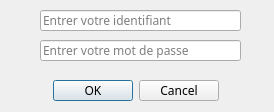
<?xml version="1.0" encoding="UTF-8"?>
<ui version="4.0">
 <class>connexion</class>
 <widget class="QMainWindow" name="connexion">
  <property name="geometry">
   <rect>
    <x>0</x>
    <y>0</y>
    <width>274</width>
    <height>112</height>
   </rect>
  </property>
  <property name="minimumSize">
   <size>
    <width>274</width>
    <height>112</height>
   </size>
  </property>
  <property name="maximumSize">
   <size>
    <width>274</width>
    <height>112</height>
   </size>
  </property>
  <property name="windowTitle">
   <string>Connexion - Rambolitalents Manager</string>
  </property>
  <property name="windowIcon">
   <iconset>
    <normaloff>../build-rambolitalentsManager-Desktop_Qt_5_9_6_MinGW_32bit-Debug/images/icon.png</normaloff>../build-rambolitalentsManager-Desktop_Qt_5_9_6_MinGW_32bit-Debug/images/icon.png</iconset>
  </property>
  <widget class="QWidget" name="centralWidget">
   <widget class="QLineEdit" name="id">
    <property name="geometry">
     <rect>
      <x>40</x>
      <y>10</y>
      <width>201</width>
      <height>21</height>
     </rect>
    </property>
    <property name="font">
     <font>
      <family>Gill Sans MT</family>
      <pointsize>9</pointsize>
     </font>
    </property>
    <property name="inputMethodHints">
     <set>Qt::ImhNone</set>
    </property>
    <property name="inputMask">
     <string/>
    </property>
    <property name="echoMode">
     <enum>QLineEdit::Normal</enum>
    </property>
    <property name="placeholderText">
     <string extracomment="Entrer votre identifiant">Entrer votre identifiant</string>
    </property>
    <property name="clearButtonEnabled">
     <bool>true</bool>
    </property>
   </widget>
   <widget class="QLabel" name="label">
    <property name="geometry">
     <rect>
      <x>0</x>
      <y>60</y>
      <width>271</width>
      <height>20</height>
     </rect>
    </property>
    <property name="sizeIncrement">
     <size>
      <width>0</width>
      <height>0</height>
     </size>
    </property>
    <property name="font">
     <font>
      <family>Gill Sans MT</family>
      <pointsize>9</pointsize>
     </font>
    </property>
    <property name="styleSheet">
     <string notr="true"/>
    </property>
    <property name="text">
     <string>&lt;html&gt;&lt;head/&gt;&lt;body&gt;&lt;p align=&quot;center&quot; style=&quot;color:red;&quot;&gt;&lt;/p&gt;&lt;/body&gt;&lt;/html&gt;</string>
    </property>
   </widget>
   <widget class="QLineEdit" name="password">
    <property name="geometry">
     <rect>
      <x>40</x>
      <y>40</y>
      <width>201</width>
      <height>21</height>
     </rect>
    </property>
    <property name="font">
     <font>
      <family>Gill Sans MT</family>
      <pointsize>9</pointsize>
     </font>
    </property>
    <property name="echoMode">
     <enum>QLineEdit::Password</enum>
    </property>
    <property name="placeholderText">
     <string extracomment="Entrer votre mot de passe">Entrer votre mot de passe</string>
    </property>
    <property name="clearButtonEnabled">
     <bool>true</bool>
    </property>
   </widget>
   <widget class="QDialogButtonBox" name="buttonBox">
    <property name="geometry">
     <rect>
      <x>0</x>
      <y>80</y>
      <width>271</width>
      <height>21</height>
     </rect>
    </property>
    <property name="font">
     <font>
      <family>Gill Sans MT</family>
      <pointsize>9</pointsize>
     </font>
    </property>
    <property name="standardButtons">
     <set>QDialogButtonBox::Cancel|QDialogButtonBox::Ok</set>
    </property>
    <property name="centerButtons">
     <bool>true</bool>
    </property>
   </widget>
   <widget class="QLabel" name="label_2">
    <property name="geometry">
     <rect>
      <x>190</x>
      <y>0</y>
      <width>121</width>
      <height>111</height>
     </rect>
    </property>
    <property name="text">
     <string/>
    </property>
    <property name="pixmap">
     <pixmap>../build-rambolitalentsManager-Desktop_Qt_5_9_6_MinGW_32bit-Debug/images/icon_original.png</pixmap>
    </property>
    <property name="scaledContents">
     <bool>true</bool>
    </property>
   </widget>
   <zorder>label_2</zorder>
   <zorder>id</zorder>
   <zorder>label</zorder>
   <zorder>password</zorder>
   <zorder>buttonBox</zorder>
  </widget>
 </widget>
 <layoutdefault spacing="6" margin="11"/>
 <resources/>
 <connections/>
</ui>
